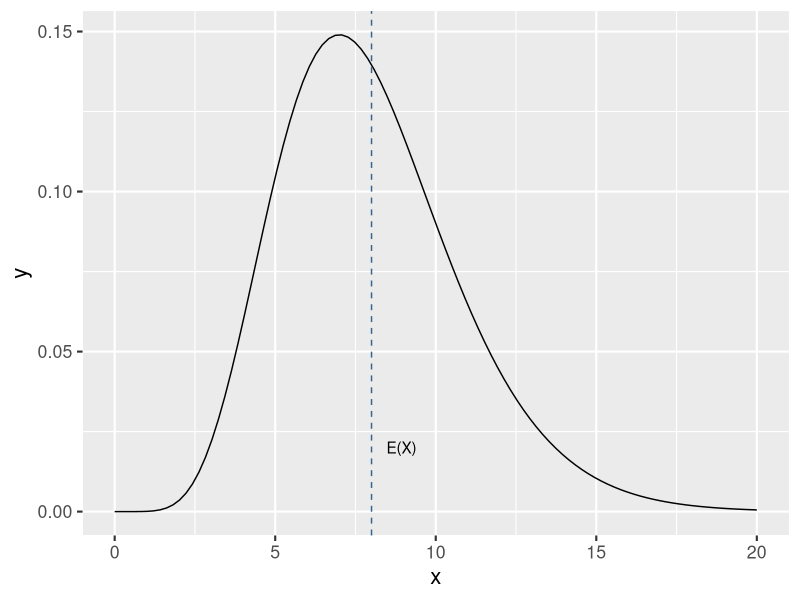
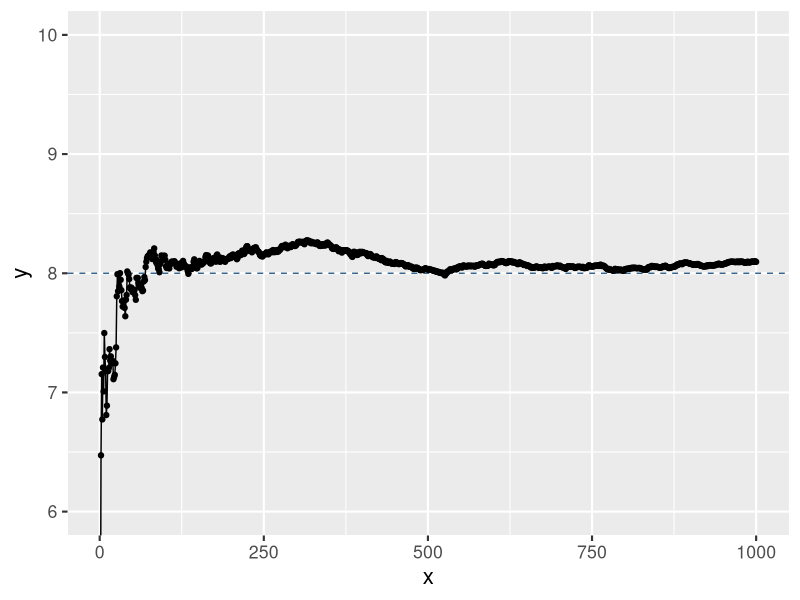
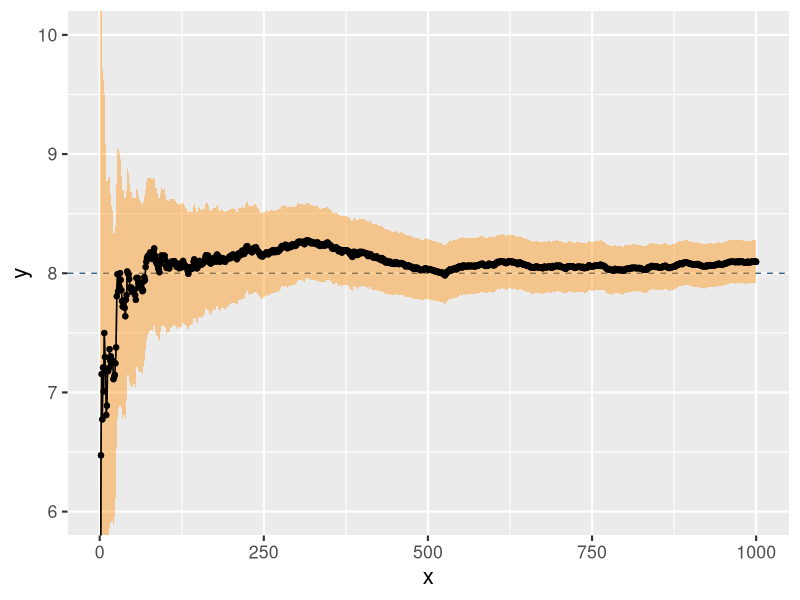
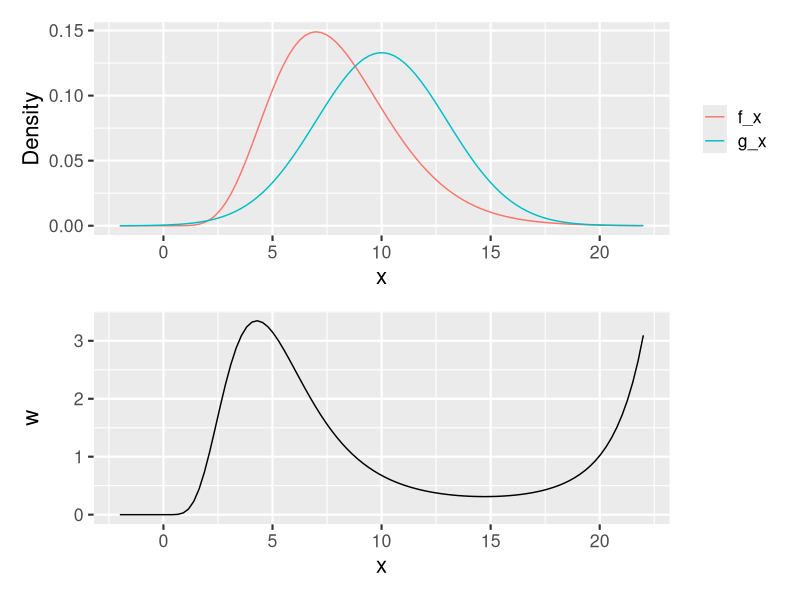
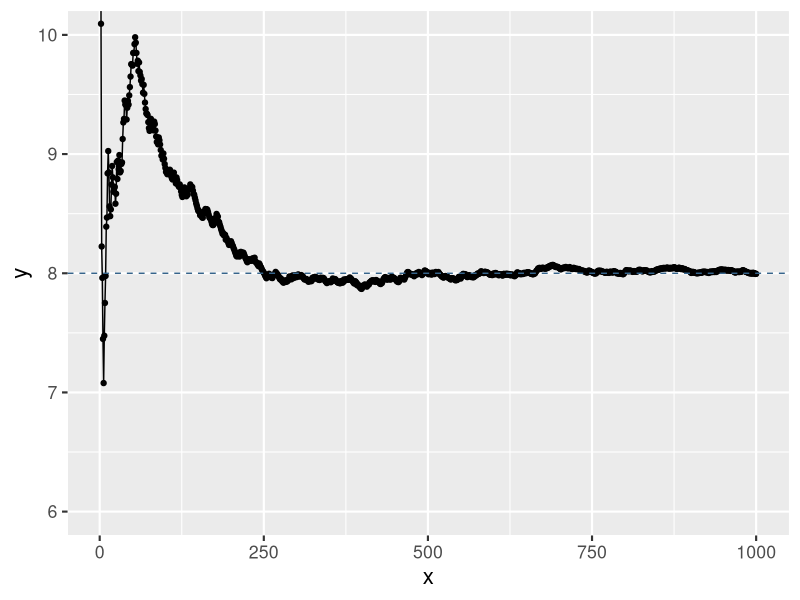
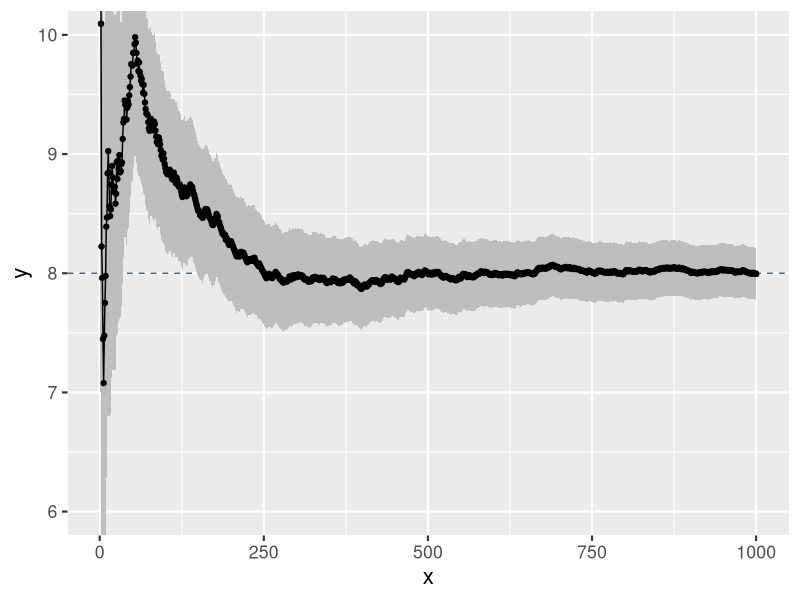
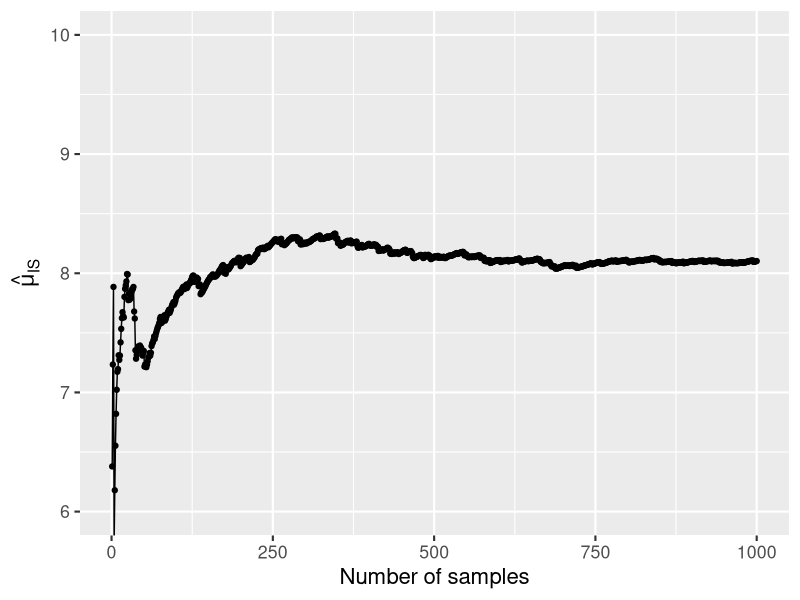
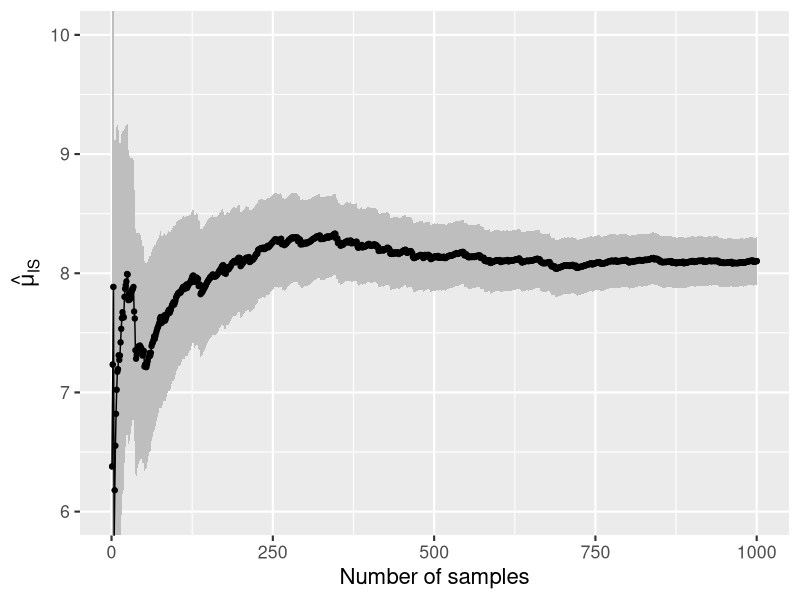

These charts were generated, in order, by the following R code: (Note: this script raises an error after producing the figures.)
## ---- chunk 1
knitr::knit_hooks$set(crop = knitr::hook_pdfcrop)

knitr::opts_chunk$set(
  fig.width = 8,
  fig.height = 5,
  fig.retina = 3,
  fig.align = "center",
  cache = FALSE,
  autodep = TRUE,
  dev.args = list(pointsize = 16),
  crop = TRUE
)

library(tidyverse)
library(patchwork)

old_options <- options(digits = 4)

theme_set(theme_grey(base_size = 16))
## ---- chunk 2
set.seed(1234)
B <- 1000
x <- rgamma(B, 8)

mu_hat <- (cumsum(x) / (1:B))
sigma_hat <- sd(x)
mu_hat[B] # Theoretical value: 8
sigma_hat # Theoretical value: √8
## ---- chunk 3
x <- seq(0, 20, length.out = 100)
y <- dgamma(x, 8)

tibble(x, y) |>
  ggplot(aes(x, y)) +
  geom_line() +
  geom_vline(xintercept = 8, linetype = "dashed", color = "steelblue4") +
  annotate("text", x = 8, y = 0.02, label = "E(X)", hjust = -0.5)
## ---- chunk 4
p <- ggplot(tibble(x = 1:B, y = mu_hat), aes(x, y)) +
  geom_hline(yintercept = 8, linetype = "dashed", col = "steelblue4") +
  geom_line() +
  geom_point() +
  coord_cartesian(ylim = c(6, 10))
p
## ---- chunk 5
p + geom_ribbon(
  aes(
    ymin = mu_hat - 1.96 * sigma_hat / sqrt(1:B),
    ymax = mu_hat + 1.96 * sigma_hat / sqrt(1:B)
  ),
  fill = "dark orange",
  alpha = 0.4
) + geom_line() + geom_point()
## ---- chunk 6
# TO DO
## ---- chunk 7
set.seed(1234)
B <- 1000
x <- rnorm(B, 10, 3)
w_star <-
  dgamma(x, 8) / dnorm(x, 10, 3) #<<
mu_hat_IS <-
  cumsum(x * w_star) / (1:B)
mu_hat_IS[B] # Theoretical value 8
## ---- chunk 8
z <- seq(-12, 12, length.out = 100) + 10
f_x <- dgamma(z, 8)
g_x <- dnorm(z, 10, 3)
w <- f_x / g_x

p1 <- tibble(x = z, f_x, g_x) |>
  pivot_longer(c(f_x, g_x)) |>
  ggplot(aes(x, value, color = name)) +
  geom_line() +
  labs(y = "Density", color = NULL)

p2 <- tibble(x = z, w) |>
  ggplot(aes(x, w)) +
  geom_line()

p1 / p2
## ---- chunk 9
p <- ggplot(
  tibble(x = 1:B, y = mu_hat_IS),
  aes(x, y)
) +
  geom_line() +
  geom_point() +
  coord_cartesian(ylim = c(6, 10)) +
  geom_hline(yintercept = 8, linetype = "dashed", col = "steelblue4")
p
## ---- chunk 10
sigma_hat_IS <- sd(x * w_star)
sigma_hat_IS # Theoretical value?
## ---- chunk 11
p + geom_ribbon(
  aes(
    ymin = mu_hat_IS - 1.96 * sigma_hat_IS / sqrt(1:B),
    ymax = mu_hat_IS + 1.96 * sigma_hat_IS / sqrt(1:B)
  ),
  fill = "gray"
) + geom_line() + geom_point()
## ---- chunk 12
set.seed(1234)
B <- 1000
x <- rnorm(B, 10, 3)
w_star <- numeric(B)
x_pos <- x[x > 0]
w_star[x > 0] <- exp((x_pos - 10)^2 / 18 - x_pos + 7 * log(x_pos))

mu_hat_IS <- cumsum(x * w_star) / cumsum(w_star)
mu_hat_IS[B] # Theoretical value 8
## ---- chunk 13
p <- tibble(x = 1:B, y = mu_hat_IS) |>
  ggplot(aes(x, y)) +
  geom_line() +
  geom_point() +
  coord_cartesian(ylim = c(6, 10)) +
  labs(y = expression(hat(mu)[IS]), x = "Number of samples")
p
## ---- chunk 14
c_hat <- mean(w_star)
sigma_hat_IS <- sd(x * w_star)
sigma_hat_w_star <- sd(w_star)
gamma_hat <- cov(x * w_star, w_star)
sigma_hat_IS_w <- sqrt(sigma_hat_IS^2 + mu_hat_IS[B]^2 * sigma_hat_w_star^2 -
  2 * mu_hat_IS[B] * gamma_hat) / c_hat
sigma_hat_IS_w
## ---- chunk 15
p + geom_ribbon(
  aes(
    ymin = mu_hat_IS - 1.96 * sigma_hat_IS_w / sqrt(1:B),
    ymax = mu_hat_IS + 1.96 * sigma_hat_IS_w / sqrt(1:B)
  ),
  fill = "gray"
) + geom_line() + geom_point()
## ---- chunk 16
dvmises <- function(x, mu = 0, kappa = 2) {
  exp(kappa * cos(x - mu)) / (2 * pi * besselI(kappa, 0))
}
## ---- chunk 17
vonmises_importance <- function(n, mu = 0, kappa = 2) {
  x <- rnorm(n, 0, pi / 2)
  w <- dvmises(x, mu, kappa) / dnorm(x, 0, pi / 2)
  cumsum(x * w_star) / 1:n
}

# x <- seq(-pi, pi, length.out = 100)
# plot(x, dvmises(x))
# lines(x, dnorm(x, 0, pi / 2))
## ---- chunk 18
knitr::include_graphics("images/networkfig.png")
## ---- chunk 19
A <- matrix(0, 10, 10)
A[1, c(2, 4, 5)] <- 1
A[2, c(1, 3, 6)] <- 1
A[3, c(2, 6, 7, 8, 10)] <- 1
A[4, c(1, 5, 8)] <- 1
A[5, c(1, 4, 8, 9)] <- 1
A[6, c(2, 3, 7, 10)] <- 1
A[7, c(3, 6, 10)] <- 1
A[8, c(3, 4, 5, 9)] <- 1
A[9, c(5, 8, 10)] <- 1
A[10, c(3, 6, 7, 9)] <- 1
A # Graph adjacency matrix
## ---- chunk 20
Aup <- A
Aup[lower.tri(Aup)] <- 0
## ---- chunk 21
discon <- function(Aup) {
  A <- Matrix::forceSymmetric(Aup, "U")
  i <- 3
  Apow <- A %*% A %*% A # A^3

  while (Apow[1, 10] == 0 && i < 9) {
    Apow <- Apow %*% A
    i <- i + 1
  }

  Apow[1, 10] == 0 # TRUE if nodes 1 and 10 are not connected
}
## ---- chunk 22
sim_net <- function(Aup, p) {
  ones <- which(Aup == 1)
  Aup[ones] <- sample(
    c(0, 1),
    length(ones),
    replace = TRUE,
    prob = c(p, 1 - p)
  )
  Aup
}
## ---- chunk 23
bench::bench_time(replicate(1e5, sim_net(Aup, 0.5)))
## ---- chunk 24
set.seed(27092016)
n <- 1e5
tmp <- replicate(n, discon(sim_net(Aup, 0.05)))
mu_hat <- mean(tmp)
mu_hat
## ---- chunk 25
mu_hat + 1.96 * sqrt(mu_hat * (1 - mu_hat) / n) * c(-1, 0, 1)
## ---- chunk 26
weights <- function(Aup, Aup0, p0, p) {
  w <- discon(Aup0)
  if (w) {
    s <- sum(Aup0)
    w <- (p / p0)^18 * (p0 * (1 - p) / (p * (1 - p0)))^s
  }
  as.numeric(w)
}
## ---- chunk 27
tmp <- replicate(n, weights(Aup, sim_net(Aup, 0.2), 0.2, 0.05))
mu_hat_IS <- mean(tmp)
mu_hat_IS
## ---- chunk 28
mu_hat_IS + 1.96 * sd(tmp) / sqrt(n) * c(-1, 0, 1)
## ---- chunk 29
c(sd(tmp), sqrt(mu_hat * (1 - mu_hat))) # The estimated standard deviations
## ---- chunk 30
mu_hat * (1 - mu_hat) / var(tmp)
## ---- chunk 31
ones <- which(Aup == 1)
Atmp <- Aup
p <- 0.05
prob <- numeric(2^18)
for (i in 0:(2^18 - 1)) {
  on <- as.numeric(intToBits(i)[1:18])
  Atmp[ones] <- on
  if (discon(Atmp)) {
    s <- sum(on)
    prob[i + 1] <- p^(18 - s) * (1 - p)^s
  }
}
## ---- chunk 32
sum(prob) # True value
# MC estimate and interval
mu_hat + 1.96 * sqrt(mu_hat * (1 - mu_hat) / n) * c(-1, 0, 1)
# IS estimate and interval
mu_hat_IS + 1.96 * sd(tmp) / sqrt(n) * c(-1, 0, 1)
## ---- chunk 33
h <- function(x, alpha = 0.1) {
  p <- length(x)
  tmp <- alpha * x[1L:(p - 1L)]
  exp(-sum((tmp / 2.0 - x[2L:p]) * tmp))
}
## ---- chunk 34
n <- 10000 # The number of random variables to generate
p <- 100 # The dimension of each random variable
alpha <- 0.2
evaluations <- numeric(n)
set.seed(123)

for (i in 1:n) {
  x <- rnorm(p)
  evaluations[i] <- h(x, alpha = alpha)
}
## ---- chunk 35
plot(cumsum(evaluations) / 1:n, pch = 20)
abline(h = 1, col = "red")
mu_hat <- cumsum(evaluations) / 1:n
sigma_hat <- sd(evaluations)
lines(1:n, mu_hat + 1.96 * sigma_hat / sqrt(1:n))
lines(1:n, mu_hat - 1.96 * sigma_hat / sqrt(1:n))
## ---- chunk 36
alpha <- 0.4 #<<
evaluations <- numeric(n)
set.seed(123)

for (i in 1:n) {
  x <- rnorm(p)
  evaluations[i] <- h(x, alpha = alpha)
}
## ---- chunk 37
plot(cumsum(evaluations) / 1:n, pch = 20)
abline(h = 1, col = "red")
mu_hat <- cumsum(evaluations) / 1:n
sigma_hat <- sd(evaluations)
lines(1:n, mu_hat + 1.96 * sigma_hat / sqrt(1:n))
lines(1:n, mu_hat - 1.96 * sigma_hat / sqrt(1:n))
## ---- chunk 38
options(digits = old_options$digits)
